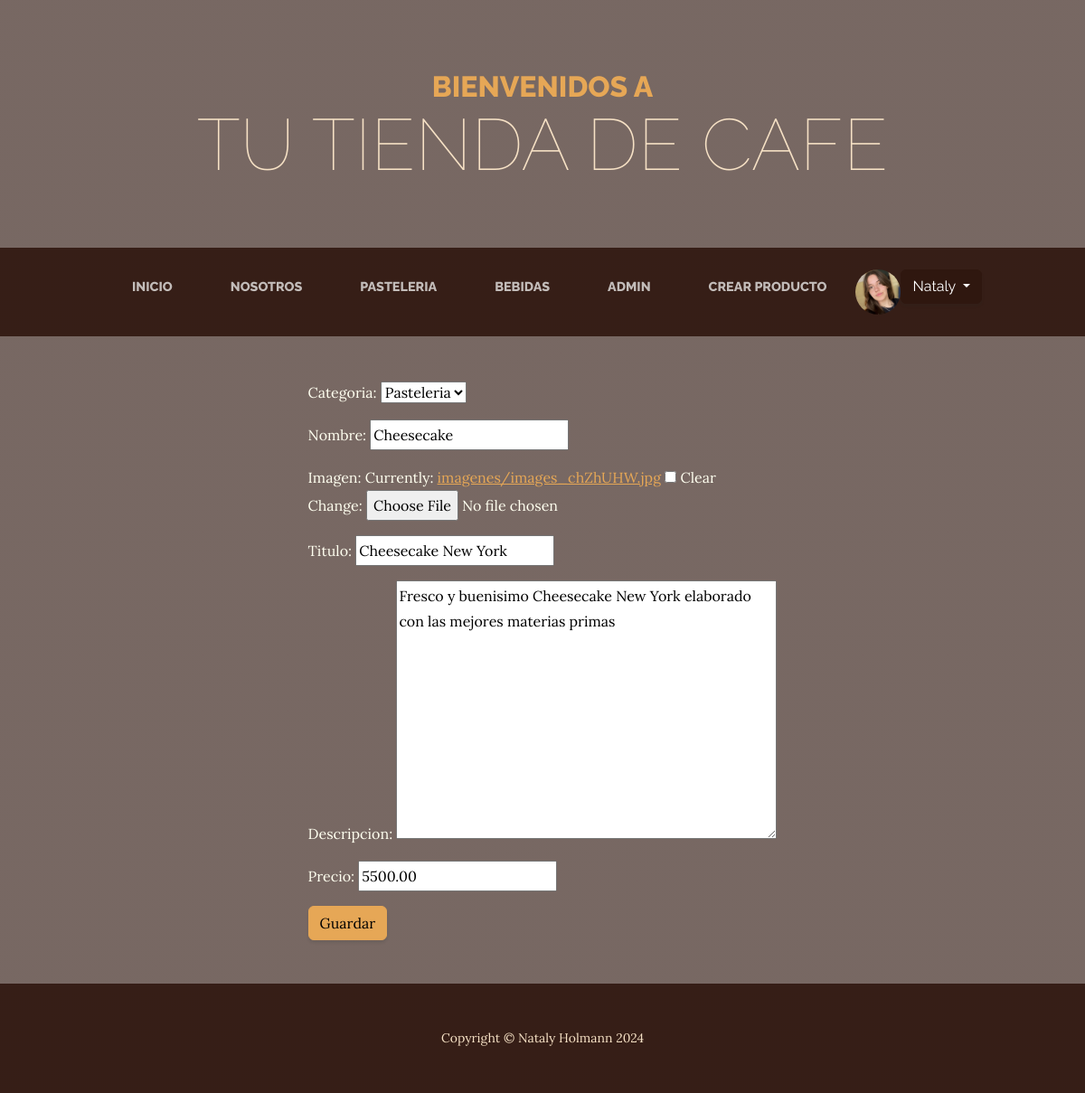
Page /producto/update/12/ (signed in) on the committed database.
### user/models.py (models this page shows, shortened)
class Imagen(models.Model):
    imagen = models.ImageField(upload_to='imagenes', null=True, blank=True)
    user = models.OneToOneField(User, on_delete=models.CASCADE)

### mi_app/models.py (models this page shows, shortened)
class Producto(models.Model):
    seleccion = (
        ('Pasteleria', 'Pasteleria'),
        ('Bebidas', 'bebidas'),
    )
    categoria = models.CharField(max_length=40, choices=seleccion)
    nombre = models.CharField(max_length=40)
    imagen = models.ImageField(upload_to='imagenes', null=True, blank=True)
    titulo = models.CharField(max_length=40, default='Sin título')
    descripcion = models.TextField(max_length=200)
    precio = models.DecimalField(max_digits=10, decimal_places=2)
    fecha = models.DateField(default=timezone.now)

### mi_app/views.py (the view)
class ProductoUpdateView(LoginRequiredMixin, UpdateView):
    model = Producto
    fields = ['categoria', 'nombre', 'imagen', 'titulo', 'descripcion', 'precio']
    template_name = 'mi_app/producto_update.html'
    success_url = reverse_lazy('index')

### mi_app/templates/mi_app/producto_update.html (shortened to what this page needs)
<!DOCTYPE html>
<html lang="en">
<head>
</head>
    <body>
        {% extends 'mi_app/index.html' %}
        {% load static %}
        {% block content %}
        <div class="d-flex justify-content-center p-5" style="color: #fffff0;">
            <form action="" method="post" enctype="multipart/form-data">
            {{form.as_p}}
            <button type="submit" class="btn btn-primary">Guardar</button>
            </form>
        </div>
        {% endblock %}

### mi_app/templates/mi_app/index.html (shortened to what this page needs)
{% load static %}
<!DOCTYPE html>
<html lang="en">
    <head>
        <link href="{% static 'mi_app/css/styles.css' %}" rel="stylesheet" />
    </head>
    <body>
        <header>
            <h1 class="site-heading text-center text-faded d-none d-lg-block">
                <span class="site-heading-upper text-primary mb-3">Bienvenidos a</span>
                <span class="site-heading-lower">TU TIENDA DE CAFE</span>
            </h1>
        </header>
        <nav class="navbar navbar-expand-lg navbar-dark py-lg-4" id="mainNav">
            <div class="container">
                <div class="collapse navbar-collapse" id="navbarSupportedContent">
                    <ul class="navbar-nav mx-auto">
                        <li class="nav-item px-lg-4"><a class="nav-link text-uppercase" href="{% url 'index' %}">Inicio</a></li>
                        <li class="nav-item px-lg-4"><a class="nav-link text-uppercase" href="{% url 'about' %}">Nosotros</a></li>
                        <li class="nav-item px-lg-4"><a class="nav-link text-uppercase" href="{%url 'pasteleria' %}">Pasteleria</a></li>
                        <li class="nav-item px-lg-4"><a class="nav-link text-uppercase" href="{% url 'bebidas' %}">Bebidas</a></li>
                        {% if user.is_superuser %}
                        <li class="nav-item px-lg-4"><a class="nav-link text-uppercase" href="{% url 'admin:index' %}">Admin</a></li>
                        <li class="nav-item px-lg-4"><a class="nav-link text-uppercase" href="{% url 'productoNuevo' %}">Crear Producto</a></li>
                        {% endif %}
                        {% if request.user.is_authenticated %}
                            <img src="{{ request.user.imagen.imagen.url}}" alt="Profile" style="height: 50px;width: 50px; border-radius: 50%;">
                            <div class="dropdown">
                                <button class="btn btn-secondary dropdown-toggle" type="button" id="dropdownMenuButton1" data-bs-toggle="dropdown" aria-expanded="false">
                                    {{ request.user.username }}
                                </button>
                            </div>
                        {% endif %}
                    </ul>
                </div>
            </div>
        </nav>
        {% block content %}{% endblock %}
        <footer class="footer text-faded text-center py-5">
            <div class="container"><p class="m-0 small">Copyright &copy; Nataly Holmann 2024</p></div>
        </footer>
    </body>
</html>

### rows in the picture
Producto: categoria "Pasteleria", nombre "Cheesecake", titulo "Cheesecake New York", descripcion "Fresco y buenisimo Cheesecake New York elaborado con las mejores materias primas", precio "5500.00"

### other values in the picture
{{ request.user.username }} "Nataly"
